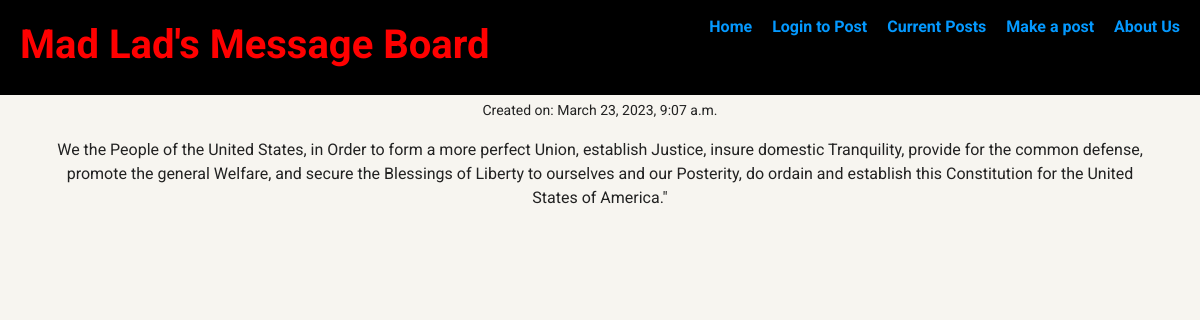
/posts/3/, run on the app's committed database.
### posts/models.py (models this page shows, shortened)
class Post(models.Model):
    title = models.CharField(max_length=256)
    subtitle = models.CharField(max_length=256)
    author = models.ForeignKey("auth.User", on_delete=models.CASCADE, default="default")
    body = models.TextField()
    created_on = models.DateTimeField(auto_now_add=True)

### posts/views.py (the view)
# urls.py: path("<int:pk>/", PostDetailView.as_view(), name="detail"),
class PostDetailView(DetailView):
    template_name = "posts/detail.html"
    model = Post

### templates/posts/detail.html (shortened to what this page needs)
{% extends 'base.html' %}
{% load static %}
{% block content %}
<h1>{{post.title}}</h1>
<h3>{{post.subtitle}}</h3>
<p><small>Created on: {{post.created_on}}</small></p>
<p> {{post.body}} </p>
{% endblock content %}

### static/css/base.css (style rules this page uses)
* { box-sizing: border-box; }
body { margin: 0; padding: 0; text-align: center; font-family: "Roboto", sans-serif; color: #222; background: #f7f5f0; }

### static/css/login.css (style rules this page uses)
h1 { color: red; }

### data on the page
Post: created_on "March 23, 2023, 9:07 a.m.", body "We the People of the United States, in Order to form a more perfect Union, establish Justice, insure domestic Tranquility, provide for the common defense, promote the general Welfare, and secure the Blessings of Liberty to ourselves and our Posterity, do ordain and establish this Constitution for the United States of America.\""
